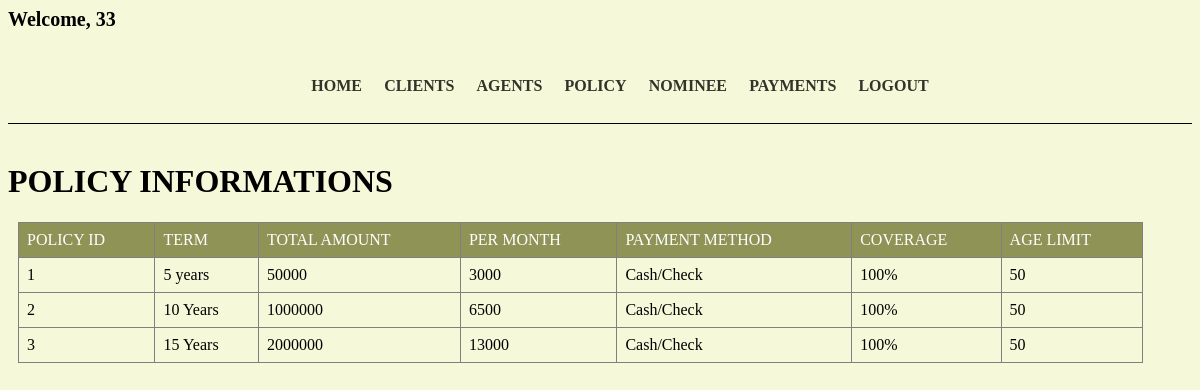
Screenshot of /lims/policy.php (signed in) with the database file from the repository.
### tables this page shows
CREATE TABLE `policy` (
  `policy_id` varchar(50) NOT NULL,
  `term` varchar(50) NOT NULL,
  `health_status` varchar(50) NOT NULL,
  `system` varchar(50) NOT NULL,
  `payment_method` varchar(50) NOT NULL,
  `coverage` varchar(50) NOT NULL,
  `age_limit` varchar(20) NOT NULL
);

### lims/policy.php (the view, shortened to what this page needs)
<!DOCTYPE html>
<html>
<head>
</head>
<body>
    <?php include 'header.php';
    ?>
    <h1 class="heading">Policy Informations</h1>
    <?php
    include 'connection.php';
    $sql = "SELECT policy_id,term,health_status,system,payment_method,coverage, age_limit FROM policy";
    $result = $conn->query($sql);
    echo "<table class=\"table\">\n";
    echo "  <tr>\n";
    echo "    <th>POLICY ID</th>\n";
    echo "    <th>TERM</th>\n";
    echo "    <th>TOTAL AMOUNT</th>\n";
    echo "    <th>PER MONTH</th>\n";
    echo "    <th>PAYMENT METHOD</th>\n";
    echo "    <th>COVERAGE</th>\n";
    echo "    <th>AGE LIMIT</th>\n";
    echo "  </tr>";
    if ($result->num_rows > 0) {
        while ($row = $result->fetch_assoc()) {
            echo "<tr>\n";
            echo "    <td>" . $row["policy_id"] . "</td>\n";
            echo "    <td>" . $row["term"] . "</td>\n";
            echo "    <td>" . $row["health_status"] . "</td>\n";
            echo "    <td>" . $row["system"] . "</td>\n";
            echo "    <td>" . $row["payment_method"] . "</td>\n";
            echo "    <td>" . $row["coverage"] . "</td>\n";
            echo "    <td>" . $row["age_limit"] . "</td>\n";
        }
        echo "</table>\n";
    } else {
        echo "0 results";
    }
    ?>
</body>
</html>

### lims/policy.php (style rules this page uses)
.heading { font-weight: 800; text-transform: uppercase; }
table { border-collapse: collapse; width: 95%; margin: 10px; font-size: 100%; }
td, th { border: 1px solid grey; text-align: left; padding: 8px; text-decoration: none; }
th { background-color: #8f9456; color: white; font-weight: lighter; }

### rows the page displays
policy: policy_id "1", term "5 years", health_status "50000", system "3000", payment_method "Cash/Check", coverage "100%", age_limit "50"
policy: policy_id "2", term "10 Years", health_status "1000000", system "6500", payment_method "Cash/Check", coverage "100%", age_limit "50"
policy: policy_id "3", term "15 Years", health_status "2000000", system "13000", payment_method "Cash/Check", coverage "100%", age_limit "50"

### other values shown
$_SESSION["username"] "33"
